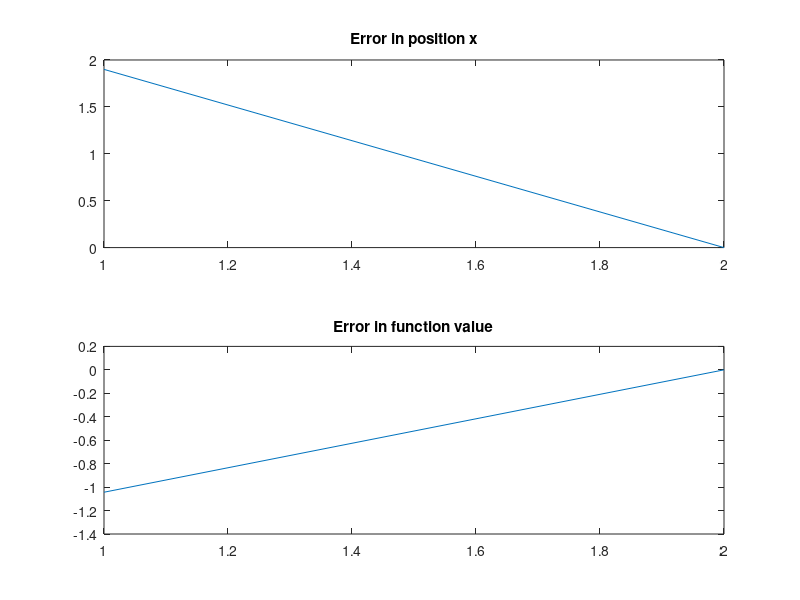

The MATLAB script that drew this image:
clear all;
close all;
clc

%%  Parameters

maxIter = 1000;  %Maximun number of iterations
maxSubIter = 30; %Max iterations of the bisection algorithm
n = 2;         %Dimension of the problem  
c1 = 10^-4;    %c1 and c2 are the constants of wolfe conditions    
c2 = 0.5;
eps = 10^-8;   %Stop criteria for the gradient
chooseAlgorithm = 1;    %If this flat equals to 0 uses de DFP method, 
                        %if 1 uses bfgs and else uses regular newton step

%% Inicializations
    
x = zeros(n,maxIter);   %Position of the search
x(:,1) = randn(n,1);
p = zeros(n,maxIter);   %Direction 
H = zeros(n,n,maxIter); %Inverse of the aproxximate hessian
y = zeros(n,maxIter);   %yk = g(k+1) - g(k)
s = zeros(n,maxIter);   %Sk = x(k+1) - x(k) or sk = alphak*pk
kfinal = -1;
t = zeros(1,maxIter);   %Step lenght

%% Function

%Function values
A = randn(n);
A = A'*A;
A = A'+ A;
b = randn(n,1);

%Calculate the function value and its derivatives
f = @(x) 0.5*x'*A*x + b'*x;
g = @(x) A*x + b;
B = @(x) A;
sol = - (pinv(A)*b)';

% f = @(x) sin(x(1))+sin(x(2));
% g = @(x) [cos(x(1));
%           cos(x(2))];
% B = @(x) [  -sin(x(1)) 0;
%             0          -sin(x(2))];
% sol = [-1.570796327268957  -1.570796324699814];

% f = @(x) -200*exp(-0.2*sqrt(x(1)^2+x(2)^2));
% g = @(x) [(4*x(1).*exp(-(x(1).^2 + x(2).^2)^(1/2)/50))./(x(1).^2 + x(2).^2)^(1/2);
%           (4*x(2).*exp(-(x(1).^2 + x(2).^2)^(1/2)/50))./(x(1).^2 + x(2).^2)^(1/2)];
% B = @(x) [ (4*exp(-(x(1)^2 + x(2)^2)^(1/2)/50))/(x(1)^2 + x(2)^2)^(1/2) - (2*x(1)^2*exp(-(x(1)^2 + x(2)^2)^(1/2)/50))/(25*(x(1)^2 + x(2)^2)) - (4*x(1)^2*exp(-(x(1)^2 + x(2)^2)^(1/2)/50))/(x(1)^2 + x(2)^2)^(3/2),                                                    - (2*x(1)*x(2)*exp(-(x(1)^2 + x(2)^2)^(1/2)/50))/(25*(x(1)^2 + x(2)^2)) - (4*x(1)*x(2)*exp(-(x(1)^2 + x(2)^2)^(1/2)/50))/(x(1)^2 + x(2)^2)^(3/2);
%                                                     - (2*x(1)*x(2)*exp(-(x(1)^2 + x(2)^2)^(1/2)/50))/(25*(x(1)^2 + x(2)^2)) - (4*x(1)*x(2)*exp(-(x(1)^2 + x(2)^2)^(1/2)/50))/(x(1)^2 + x(2)^2)^(3/2), (4*exp(-(x(1)^2 + x(2)^2)^(1/2)/50))/(x(1)^2 + x(2)^2)^(1/2) - (2*x(2)^2*exp(-(x(1)^2 + x(2)^2)^(1/2)/50))/(25*(x(1)^2 + x(2)^2)) - (4*x(2)^2*exp(-(x(1)^2 + x(2)^2)^(1/2)/50))/(x(1)^2 + x(2)^2)^(3/2)] ;
% sol = [0 0];

%% Initial gesses

gkk = g(x(:,1));    %Gradient at initial point
%Here i will use the hessian itself as initial point, but if you don't have
%acess to it the initial gess should be approximately accurated, here is an
%idea of how to do it
% p(:,1) = -g(x(:,1));
% alpha = 0.01/norm(p(:,1));
% H(:,:,1) = pinv(alpha*p(:,1))'*( g(x(:,1)+alpha*p(:,1)) - g(x(:,1)) )';
% H(:,:,1) = pinv(H(:,:,1));

H(:,:,1) = pinv(B(x(:,1)));
if sum(eig(H(:,:,1)) < 0) > 0
    [L,D] = mcfac(H(:,:,1));
    H(:,:,1) = L*D*L';
end

%% Algorithm 

for k = 1:maxIter
    %% Calculate the function value and it's derivatives
    fk = f(x(:,k));
    gk = gkk;
    
    %% Choose the direction
    p(:,k) = - H(:,:,k)*gk;
    
    %% Choose the step lenght by bisection method
    
    beta = -1;
    alpha = 0;
    t(k) = 1;
    i = 0;
    while(1)
        if f(x(:,k)+t(k)*p(:,k)) > f(x(:,k)) + c1*t(k)*gk'*p(:,k)
            beta = t(k);
            t(k) = 0.5*(alpha+beta);
        elseif g(x(:,k)+t(k)*p(:,k)) < c2*gk'*p(:,k)
            alpha = t(k);
            if beta == -1
                t(k) = 2*alpha;
            else
                t(k) = 0.5*(alpha+beta);
            end
        else
            break;
        end
        i = i+1;
        if i >= maxSubIter
            t(k) = 0.001;
            break;
        end
    end
    
    %% Stop criteria
    if norm(gk) < eps
        disp('Stoped at')
        kfinal = k
        break
    end
    
    %% Update
    
    x(:,k+1) = x(:,k) + t(k)*p(:,k);
    s(:,k) = t(k)*p(:,k);
    gkk = g(x(:,k+1));
    y(:,k) = gkk - gk;
    if chooseAlgorithm == 0
        %DFP Uptade
        H(:,:,k+1) = H(:,:,k) - (H(:,:,k)*y(:,k)*y(:,k)'*H(:,:,k))/...
            (y(:,k)'*H(:,:,k)*y(:,k)) + (s(:,k)*s(:,k)')/(y(:,k)'*s(:,k));
    elseif chooseAlgorithm == 1
        %BFGS Uptade
        ro = 1/(y(:,k)'*s(:,k));
        H(:,:,k+1) = ( eye(n) - ro*s(:,k)*y(:,k)' )...
            *H(:,:,k)*( eye(n) - ro*y(:,k)*s(:,k)' )...
            + ro*s(:,k)*s(:,k)';
    else
        %Newton method with modified hessian
        H(:,:,k+1) = pinv(B(x(:,k+1)));
        if sum(eig(H(:,:,k+1)) < 0) > 0
           [L,D] = mcfac(H(:,:,k+1));
           H(:,:,k+1) = L*D*L';
        end
    end
end

if kfinal == -1
    kfinal = maxIter;
end

x(:,kfinal)
f(x(:,kfinal))
    
%% Plot some graphs

x_error = zeros(kfinal,1);
f_error = zeros(kfinal,1);
for i = 1:kfinal
    x_error(i) = norm(sol) - norm(x(:,i));
    f_error(i) = f(sol') - f(x(:,i));
end

k = 1:kfinal;
subplot(2,1,1), plot(k,x_error), title('Error in position x')
subplot(2,1,2), plot(k,f_error), title('Error in function value')    
    
    
    
    
    
    
    
    
    
    
    